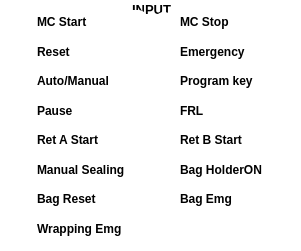
      <widget class="QGroupBox" name="Input_group">
       <property name="geometry">
        <rect>
         <x>1480</x>
         <y>270</y>
         <width>301</width>
         <height>251</height>
        </rect>
       </property>
       <property name="font">
        <font>
         <family>Arial</family>
         <pointsize>10</pointsize>
         <weight>75</weight>
         <bold>true</bold>
        </font>
       </property>
       <property name="styleSheet">
        <string notr="true">background-color: rgb(255, 255, 255);
border-radius: 10px;</string>
       </property>
       <property name="title">
        <string>INPUT</string>
       </property>
       <property name="alignment">
        <set>Qt::AlignCenter</set>
       </property>
       <layout class="QGridLayout" name="gridLayout_3">
        <property name="topMargin">
         <number>10</number>
        </property>
        <item row="4" column="0">
         <layout class="QHBoxLayout" name="horizontalLayout_18">
          <item>
           <widget class="QPushButton" name="bIPausePB">
            <property name="minimumSize">
             <size>
              <width>20</width>
              <height>20</height>
             </size>
            </property>
            <property name="maximumSize">
             <size>
              <width>20</width>
              <height>20</height>
             </size>
            </property>
            <property name="font">
             <font>
              <family>Arial</family>
              <pointsize>10</pointsize>
              <weight>75</weight>
              <bold>true</bold>
              <kerning>true</kerning>
             </font>
            </property>
            <property name="focusPolicy">
             <enum>Qt::NoFocus</enum>
            </property>
            <property name="toolTipDuration">
             <number>4</number>
            </property>
            <property name="text">
             <string/>
            </property>
            <property name="icon">
             <iconset resource="graphic.qrc">
              <normaloff>:/buttonImage/greenButton.png</normaloff>
              <disabledoff>:/buttonImage/redButton.png</disabledoff>
              <disabledon>:/buttonImage/redButton.png</disabledon>:/buttonImage/greenButton.png</iconset>
            </property>
            <property name="iconSize">
             <size>
              <width>20</width>
              <height>20</height>
             </size>
            </property>
            <property name="flat">
             <bool>true</bool>
            </property>
           </widget>
          </item>
          <item>
           <widget class="QLabel" name="bIPausePB_Label">
            <property name="font">
             <font>
              <family>Arial</family>
              <weight>75</weight>
              <bold>true</bold>
             </font>
            </property>
            <property name="text">
             <string>Pause</string>
            </property>
            <property name="alignment">
             <set>Qt::AlignLeading|Qt::AlignLeft|Qt::AlignVCenter</set>
            </property>
           </widget>
          </item>
         </layout>
        </item>
        <item row="4" column="1">
         <layout class="QHBoxLayout" name="horizontalLayout_21">
          <item>
           <widget class="QPushButton" name="bIPressureSwitch">
            <property name="minimumSize">
             <size>
              <width>20</width>
              <height>20</height>
             </size>
            </property>
            <property name="maximumSize">
             <size>
              <width>20</width>
              <height>20</height>
             </size>
            </property>
            <property name="font">
             <font>
              <family>Arial</family>
              <pointsize>10</pointsize>
              <weight>75</weight>
              <bold>true</bold>
              <kerning>true</kerning>
             </font>
            </property>
            <property name="focusPolicy">
             <enum>Qt::NoFocus</enum>
            </property>
            <property name="toolTipDuration">
             <number>4</number>
            </property>
            <property name="text">
             <string/>
            </property>
            <property name="icon">
             <iconset resource="graphic.qrc">
              <normaloff>:/buttonImage/greenButton.png</normaloff>
              <disabledoff>:/buttonImage/redButton.png</disabledoff>
              <disabledon>:/buttonImage/redButton.png</disabledon>:/buttonImage/greenButton.png</iconset>
            </property>
            <property name="iconSize">
             <size>
              <width>20</width>
              <height>20</height>
             </size>
            </property>
            <property name="flat">
             <bool>true</bool>
            </property>
           </widget>
          </item>
          <item>
           <widget class="QLabel" name="bIPressureSwitch_Label">
            <property name="font">
             <font>
              <family>Arial</family>
              <weight>75</weight>
              <bold>true</bold>
             </font>
            </property>
            <property name="text">
             <string>FRL</string>
            </property>
            <property name="alignment">
             <set>Qt::AlignLeading|Qt::AlignLeft|Qt::AlignVCenter</set>
            </property>
           </widget>
          </item>
         </layout>
        </item>
        <item row="7" column="0">
         <layout class="QHBoxLayout" name="horizontalLayout_34">
          <item>
           <widget class="QPushButton" name="bIBagResetPB">
            <property name="minimumSize">
             <size>
              <width>20</width>
              <height>20</height>
             </size>
            </property>
            <property name="maximumSize">
             <size>
              <width>20</width>
              <height>20</height>
             </size>
            </property>
            <property name="font">
             <font>
              <family>Arial</family>
              <pointsize>10</pointsize>
              <weight>75</weight>
              <bold>true</bold>
              <kerning>true</kerning>
             </font>
            </property>
            <property name="focusPolicy">
             <enum>Qt::NoFocus</enum>
            </property>
            <property name="toolTipDuration">
             <number>4</number>
            </property>
            <property name="text">
             <string/>
            </property>
            <property name="icon">
             <iconset resource="graphic.qrc">
              <normaloff>:/buttonImage/greenButton.png</normaloff>
              <disabledoff>:/buttonImage/redButton.png</disabledoff>
              <disabledon>:/buttonImage/redButton.png</disabledon>:/buttonImage/greenButton.png</iconset>
            </property>
            <property name="iconSize">
             <size>
              <width>20</width>
              <height>20</height>
             </size>
            </property>
            <property name="flat">
             <bool>true</bool>
            </property>
           </widget>
          </item>
          <item>
           <widget class="QLabel" name="bIManualSealingPB_Label_3">
            <property name="font">
             <font>
              <family>Arial</family>
              <weight>75</weight>
              <bold>true</bold>
             </font>
            </property>
            <property name="text">
             <string>Bag Reset</string>
            </property>
            <property name="alignment">
             <set>Qt::AlignLeading|Qt::AlignLeft|Qt::AlignVCenter</set>
            </property>
           </widget>
          </item>
         </layout>
        </item>
        <item row="2" column="0">
         <layout class="QHBoxLayout" name="horizontalLayout_20">
          <item>
           <widget class="QPushButton" name="bIResetPB">
            <property name="minimumSize">
             <size>
              <width>20</width>
              <height>20</height>
             </size>
            </property>
            <property name="maximumSize">
             <size>
              <width>20</width>
              <height>20</height>
             </size>
            </property>
            <property name="font">
             <font>
              <family>Arial</family>
              <pointsize>10</pointsize>
              <weight>75</weight>
              <bold>true</bold>
              <kerning>true</kerning>
             </font>
            </property>
            <property name="focusPolicy">
             <enum>Qt::NoFocus</enum>
            </property>
            <property name="toolTipDuration">
             <number>4</number>
            </property>
            <property name="text">
             <string/>
            </property>
            <property name="icon">
             <iconset resource="graphic.qrc">
              <normaloff>:/buttonImage/greenButton.png</normaloff>
              <disabledoff>:/buttonImage/redButton.png</disabledoff>
              <disabledon>:/buttonImage/redButton.png</disabledon>:/buttonImage/greenButton.png</iconset>
            </property>
            <property name="iconSize">
             <size>
              <width>20</width>
              <height>20</height>
             </size>
            </property>
            <property name="flat">
             <bool>true</bool>
            </property>
           </widget>
          </item>
          <item>
           <widget class="QLabel" name="bIResetPB_Label">
            <property name="font">
             <font>
              <family>Arial</family>
              <weight>75</weight>
              <bold>true</bold>
             </font>
            </property>
            <property name="text">
             <string>Reset</string>
            </property>
            <property name="alignment">
             <set>Qt::AlignLeading|Qt::AlignLeft|Qt::AlignVCenter</set>
            </property>
           </widget>
          </item>
         </layout>
        </item>
        <item row="7" column="1">
         <layout class="QHBoxLayout" name="horizontalLayout_35">
          <item>
           <widget class="QPushButton" name="bIBagEmergencyPB">
            <property name="minimumSize">
             <size>
              <width>20</width>
              <height>20</height>
             </size>
            </property>
            <property name="maximumSize">
             <size>
              <width>20</width>
              <height>20</height>
             </size>
            </property>
            <property name="font">
             <font>
              <family>Arial</family>
              <pointsize>10</pointsize>
              <weight>75</weight>
              <bold>true</bold>
              <kerning>true</kerning>
             </font>
            </property>
            <property name="focusPolicy">
             <enum>Qt::NoFocus</enum>
            </property>
            <property name="toolTipDuration">
             <number>4</number>
            </property>
            <property name="text">
             <string/>
            </property>
            <property name="icon">
             <iconset resource="graphic.qrc">
              <normaloff>:/buttonImage/greenButton.png</normaloff>
              <disabledoff>:/buttonImage/redButton.png</disabledoff>
              <disabledon>:/buttonImage/redButton.png</disabledon>:/buttonImage/greenButton.png</iconset>
            </property>
            <property name="iconSize">
             <size>
              <width>20</width>
              <height>20</height>
             </size>
            </property>
            <property name="flat">
             <bool>true</bool>
            </property>
           </widget>
          </item>
          <item>
           <widget class="QLabel" name="bIBag_2">
            <property name="font">
             <font>
              <family>Arial</family>
              <weight>75</weight>
              <bold>true</bold>
             </font>
            </property>
            <property name="text">
             <string>Bag Emg</string>
            </property>
            <property name="alignment">
             <set>Qt::AlignLeading|Qt::AlignLeft|Qt::AlignVCenter</set>
            </property>
           </widget>
          </item>
         </layout>
        </item>
        <item row="5" column="0">
         <layout class="QHBoxLayout" name="horizontalLayout_11">
          <item>
           <widget class="QPushButton" name="bIRetA_StartPB">
            <property name="minimumSize">
             <size>
              <width>20</width>
              <height>20</height>
             </size>
            </property>
            <property name="maximumSize">
             <size>
              <width>20</width>
              <height>20</height>
             </size>
            </property>
            <property name="font">
             <font>
              <family>Arial</family>
              <pointsize>10</pointsize>
              <weight>75</weight>
              <bold>true</bold>
              <kerning>true</kerning>
             </font>
            </property>
            <property name="focusPolicy">
             <enum>Qt::NoFocus</enum>
            </property>
            <property name="toolTipDuration">
             <number>4</number>
            </property>
            <property name="text">
             <string/>
            </property>
            <property name="icon">
             <iconset resource="graphic.qrc">
              <normaloff>:/buttonImage/greenButton.png</normaloff>
              <disabledoff>:/buttonImage/redButton.png</disabledoff>
              <disabledon>:/buttonImage/redButton.png</disabledon>:/buttonImage/greenButton.png</iconset>
            </property>
            <property name="iconSize">
             <size>
              <width>20</width>
              <height>20</height>
             </size>
            </property>
            <property name="flat">
             <bool>true</bool>
            </property>
           </widget>
          </item>
          <item>
           <widget class="QLabel" name="bIRetA_StartPB_Label">
            <property name="font">
             <font>
              <family>Arial</family>
              <weight>75</weight>
              <bold>true</bold>
             </font>
            </property>
            <property name="text">
             <string>Ret A Start</string>
            </property>
            <property name="alignment">
             <set>Qt::AlignLeading|Qt::AlignLeft|Qt::AlignVCenter</set>
            </property>
           </widget>
          </item>
         </layout>
        </item>
        <item row="1" column="0">
         <layout class="QHBoxLayout" name="horizontalLayout_16">
          <item>
           <widget class="QPushButton" name="bIStartPB">
            <property name="minimumSize">
             <size>
              <width>20</width>
              <height>20</height>
             </size>
            </property>
            <property name="maximumSize">
             <size>
              <width>20</width>
              <height>20</height>
             </size>
            </property>
            <property name="font">
             <font>
              <family>Arial</family>
              <pointsize>10</pointsize>
              <weight>75</weight>
              <bold>true</bold>
              <kerning>true</kerning>
             </font>
            </property>
            <property name="focusPolicy">
             <enum>Qt::NoFocus</enum>
            </property>
            <property name="toolTipDuration">
             <number>4</number>
            </property>
            <property name="text">
             <string/>
            </property>
            <property name="icon">
             <iconset resource="graphic.qrc">
              <normaloff>:/buttonImage/greenButton.png</normaloff>
              <disabledoff>:/buttonImage/redButton.png</disabledoff>
              <disabledon>:/buttonImage/redButton.png</disabledon>:/buttonImage/greenButton.png</iconset>
            </property>
            <property name="iconSize">
             <size>
              <width>20</width>
              <height>20</height>
             </size>
            </property>
            <property name="flat">
             <bool>true</bool>
            </property>
           </widget>
          </item>
          <item>
           <widget class="QLabel" name="bIStartPB_Label">
            <property name="font">
             <font>
              <family>Arial</family>
              <weight>75</weight>
              <bold>true</bold>
             </font>
            </property>
            <property name="text">
             <string>MC Start</string>
            </property>
            <property name="alignment">
             <set>Qt::AlignLeading|Qt::AlignLeft|Qt::AlignVCenter</set>
            </property>
           </widget>
          </item>
         </layout>
        </item>
        <item row="3" column="0">
         <layout class="QHBoxLayout" name="horizontalLayout_9">
          <item>
           <widget class="QPushButton" name="bIAutoManualSwitch">
            <property name="minimumSize">
             <size>
              <width>20</width>
              <height>20</height>
             </size>
            </property>
            <property name="maximumSize">
             <size>
              <width>20</width>
              <height>20</height>
             </size>
            </property>
            <property name="font">
             <font>
              <family>Arial</family>
              <pointsize>10</pointsize>
              <weight>75</weight>
              <bold>true</bold>
              <kerning>true</kerning>
             </font>
            </property>
            <property name="focusPolicy">
             <enum>Qt::NoFocus</enum>
            </property>
            <property name="toolTipDuration">
             <number>4</number>
            </property>
            <property name="text">
             <string/>
            </property>
            <property name="icon">
             <iconset resource="graphic.qrc">
              <normaloff>:/buttonImage/greenButton.png</normaloff>
              <disabledoff>:/buttonImage/redButton.png</disabledoff>
              <disabledon>:/buttonImage/redButton.png</disabledon>:/buttonImage/greenButton.png</iconset>
            </property>
            <property name="iconSize">
             <size>
              <width>20</width>
              <height>20</height>
             </size>
            </property>
            <property name="flat">
             <bool>true</bool>
            </property>
           </widget>
          </item>
          <item>
           <widget class="QLabel" name="bIAutoManualSwitch_Label">
            <property name="font">
             <font>
              <family>Arial</family>
              <weight>75</weight>
              <bold>true</bold>
             </font>
            </property>
            <property name="text">
             <string>Auto/Manual</string>
            </property>
            <property name="alignment">
             <set>Qt::AlignLeading|Qt::AlignLeft|Qt::AlignVCenter</set>
            </property>
           </widget>
          </item>
         </layout>
        </item>
        <item row="5" column="1">
         <layout class="QHBoxLayout" name="horizontalLayout_33">
          <item>
           <widget class="QPushButton" name="bIRetB_StartPB">
            <property name="minimumSize">
             <size>
              <width>20</width>
              <height>20</height>
             </size>
            </property>
            <property name="maximumSize">
             <size>
              <width>20</width>
              <height>20</height>
             </size>
            </property>
            <property name="font">
             <font>
              <family>Arial</family>
              <pointsize>10</pointsize>
              <weight>75</weight>
              <bold>true</bold>
              <kerning>true</kerning>
             </font>
            </property>
            <property name="focusPolicy">
             <enum>Qt::NoFocus</enum>
            </property>
            <property name="toolTipDuration">
             <number>4</number>
            </property>
            <property name="text">
             <string/>
            </property>
            <property name="icon">
             <iconset resource="graphic.qrc">
              <normaloff>:/buttonImage/greenButton.png</normaloff>
              <disabledoff>:/buttonImage/redButton.png</disabledoff>
              <disabledon>:/buttonImage/redButton.png</disabledon>:/buttonImage/greenButton.png</iconset>
            </property>
            <property name="iconSize">
             <size>
              <width>20</width>
              <height>20</height>
             </size>
            </property>
            <property name="flat">
             <bool>true</bool>
            </property>
           </widget>
          </item>
          <item>
           <widget class="QLabel" name="bIRetB_StartPB_Label_3">
            <property name="font">
             <font>
              <family>Arial</family>
              <weight>75</weight>
              <bold>true</bold>
             </font>
            </property>
            <property name="text">
             <string>Ret B Start</string>
            </property>
            <property name="alignment">
             <set>Qt::AlignLeading|Qt::AlignLeft|Qt::AlignVCenter</set>
            </property>
           </widget>
          </item>
         </layout>
        </item>
        <item row="6" column="0">
         <layout class="QHBoxLayout" name="horizontalLayout_17">
          <item>
           <widget class="QPushButton" name="bIManualSealingPB">
            <property name="minimumSize">
             <size>
              <width>20</width>
              <height>20</height>
             </size>
            </property>
            <property name="maximumSize">
             <size>
              <width>20</width>
              <height>20</height>
             </size>
            </property>
            <property name="font">
             <font>
              <family>Arial</family>
              <pointsize>10</pointsize>
              <weight>75</weight>
              <bold>true</bold>
              <kerning>true</kerning>
             </font>
            </property>
            <property name="focusPolicy">
             <enum>Qt::NoFocus</enum>
            </property>
            <property name="toolTipDuration">
             <number>4</number>
            </property>
            <property name="text">
             <string/>
            </property>
            <property name="icon">
             <iconset resource="graphic.qrc">
              <normaloff>:/buttonImage/greenButton.png</normaloff>
              <disabledoff>:/buttonImage/redButton.png</disabledoff>
              <disabledon>:/buttonImage/redButton.png</disabledon>:/buttonImage/greenButton.png</iconset>
            </property>
            <property name="iconSize">
             <size>
              <width>20</width>
              <height>20</height>
             </size>
            </property>
            <property name="flat">
             <bool>true</bool>
            </property>
           </widget>
          </item>
          <item>
           <widget class="QLabel" name="bIManualSealingPB_Label">
            <property name="font">
             <font>
              <family>Arial</family>
              <weight>75</weight>
              <bold>true</bold>
             </font>
            </property>
            <property name="text">
             <string>Manual Sealing</string>
            </property>
            <property name="alignment">
             <set>Qt::AlignLeading|Qt::AlignLeft|Qt::AlignVCenter</set>
            </property>
           </widget>
          </item>
         </layout>
        </item>
        <item row="2" column="1">
         <layout class="QHBoxLayout" name="horizontalLayout_8">
          <item>
           <widget class="QPushButton" name="bIEmergencyPB">
            <property name="minimumSize">
             <size>
              <width>20</width>
              <height>20</height>
             </size>
            </property>
            <property name="maximumSize">
             <size>
              <width>20</width>
              <height>20</height>
             </size>
            </property>
            <property name="font">
             <font>
              <family>Arial</family>
              <pointsize>10</pointsize>
              <weight>75</weight>
              <bold>true</bold>
              <kerning>true</kerning>
             </font>
            </property>
            <property name="focusPolicy">
             <enum>Qt::NoFocus</enum>
            </property>
            <property name="toolTipDuration">
             <number>4</number>
            </property>
            <property name="text">
             <string/>
            </property>
            <property name="icon">
             <iconset resource="graphic.qrc">
              <normaloff>:/buttonImage/greenButton.png</normaloff>
              <disabledoff>:/buttonImage/redButton.png</disabledoff>
              <disabledon>:/buttonImage/redButton.png</disabledon>:/buttonImage/greenButton.png</iconset>
            </property>
            <property name="iconSize">
             <size>
              <width>20</width>
              <height>20</height>
             </size>
            </property>
            <property name="flat">
             <bool>true</bool>
            </property>
           </widget>
          </item>
          <item>
           <widget class="QLabel" name="bIEmergencyPB_Label">
            <property name="font">
             <font>
              <weight>75</weight>
              <bold>true</bold>
             </font>
            </property>
            <property name="text">
             <string>Emergency</string>
            </property>
            <property name="alignment">
             <set>Qt::AlignLeading|Qt::AlignLeft|Qt::AlignVCenter</set>
            </property>
           </widget>
          </item>
         </layout>
        </item>
        <item row="3" column="1">
         <layout class="QHBoxLayout" name="horizontalLayout_10">
          <item>
           <widget class="QPushButton" name="bIProgramKeySwitch">
            <property name="minimumSize">
             <size>
              <width>20</width>
              <height>20</height>
             </size>
            </property>
            <property name="maximumSize">
             <size>
              <width>20</width>
              <height>20</height>
             </size>
            </property>
            <property name="font">
             <font>
              <family>Arial</family>
              <pointsize>10</pointsize>
              <weight>75</weight>
              <bold>true</bold>
              <kerning>true</kerning>
             </font>
            </property>
            <property name="focusPolicy">
             <enum>Qt::NoFocus</enum>
            </property>
            <property name="toolTipDuration">
             <number>4</number>
            </property>
            <property name="text">
             <string/>
            </property>
            <property name="icon">
             <iconset resource="graphic.qrc">
              <normaloff>:/buttonImage/greenButton.png</normaloff>
              <disabledoff>:/buttonImage/redButton.png</disabledoff>
              <disabledon>:/buttonImage/redButton.png</disabledon>:/buttonImage/greenButton.png</iconset>
            </property>
            <property name="iconSize">
             <size>
              <width>20</width>
              <height>20</height>
             </size>
            </property>
            <property name="flat">
             <bool>true</bool>
            </property>
           </widget>
          </item>
          <item>
           <widget class="QLabel" name="bIProgramKeySwitch_Label">
            <property name="font">
             <font>
              <family>Arial</family>
              <weight>75</weight>
              <bold>true</bold>
             </font>
            </property>
            <property name="text">
             <string>Program key</string>
            </property>
            <property name="alignment">
             <set>Qt::AlignLeading|Qt::AlignLeft|Qt::AlignVCenter</set>
            </property>
           </widget>
          </item>
         </layout>
        </item>
        <item row="6" column="1">
         <layout class="QHBoxLayout" name="horizontalLayout_12">
          <item>
           <widget class="QPushButton" name="bIBagHolderOn">
            <property name="minimumSize">
             <size>
              <width>20</width>
              <height>20</height>
             </size>
            </property>
            <property name="maximumSize">
             <size>
              <width>20</width>
              <height>20</height>
             </size>
            </property>
            <property name="font">
             <font>
              <family>Arial</family>
              <pointsize>10</pointsize>
              <weight>75</weight>
              <bold>true</bold>
              <kerning>true</kerning>
             </font>
            </property>
            <property name="focusPolicy">
             <enum>Qt::NoFocus</enum>
            </property>
            <property name="toolTipDuration">
             <number>4</number>
            </property>
            <property name="text">
             <string/>
            </property>
            <property name="icon">
             <iconset resource="graphic.qrc">
              <normaloff>:/buttonImage/greenButton.png</normaloff>
              <disabledoff>:/buttonImage/redButton.png</disabledoff>
              <disabledon>:/buttonImage/redButton.png</disabledon>:/buttonImage/greenButton.png</iconset>
            </property>
            <property name="iconSize">
             <size>
              <width>20</width>
              <height>20</height>
             </size>
            </property>
            <property name="flat">
             <bool>true</bool>
            </property>
           </widget>
          </item>
          <item>
           <widget class="QLabel" name="bIBag">
            <property name="font">
             <font>
              <family>Arial</family>
              <weight>75</weight>
              <bold>true</bold>
             </font>
            </property>
            <property name="text">
             <string>Bag HolderON</string>
            </property>
            <property name="alignment">
             <set>Qt::AlignLeading|Qt::AlignLeft|Qt::AlignVCenter</set>
            </property>
           </widget>
          </item>
         </layout>
        </item>
        <item row="1" column="1">
         <layout class="QHBoxLayout" name="horizontalLayout_14">
          <item>
           <widget class="QPushButton" name="bIStopPB">
            <property name="minimumSize">
             <size>
              <width>20</width>
              <height>20</height>
             </size>
            </property>
            <property name="maximumSize">
             <size>
              <width>20</width>
              <height>20</height>
             </size>
            </property>
            <property name="font">
             <font>
              <family>Arial</family>
              <pointsize>10</pointsize>
              <weight>75</weight>
              <bold>true</bold>
              <kerning>true</kerning>
             </font>
            </property>
            <property name="focusPolicy">
             <enum>Qt::NoFocus</enum>
            </property>
            <property name="toolTipDuration">
             <number>4</number>
            </property>
            <property name="text">
             <string/>
            </property>
            <property name="icon">
             <iconset resource="graphic.qrc">
              <normaloff>:/buttonImage/greenButton.png</normaloff>
              <disabledoff>:/buttonImage/redButton.png</disabledoff>
              <disabledon>:/buttonImage/redButton.png</disabledon>:/buttonImage/greenButton.png</iconset>
            </property>
            <property name="iconSize">
             <size>
              <width>20</width>
              <height>20</height>
             </size>
            </property>
            <property name="flat">
             <bool>true</bool>
            </property>
           </widget>
          </item>
          <item>
           <widget class="QLabel" name="bIStopPB_Label">
            <property name="font">
             <font>
              <family>Arial</family>
              <weight>75</weight>
              <bold>true</bold>
             </font>
            </property>
            <property name="text">
             <string>MC Stop</string>
            </property>
            <property name="alignment">
             <set>Qt::AlignLeading|Qt::AlignLeft|Qt::AlignVCenter</set>
            </property>
           </widget>
          </item>
         </layout>
        </item>
        <item row="8" column="0">
         <layout class="QHBoxLayout" name="horizontalLayout_36">
          <item>
           <widget class="QPushButton" name="bIWrappingEmergencyPB">
            <property name="minimumSize">
             <size>
              <width>20</width>
              <height>20</height>
             </size>
            </property>
            <property name="maximumSize">
             <size>
              <width>20</width>
              <height>20</height>
             </size>
            </property>
            <property name="font">
             <font>
              <family>Arial</family>
              <pointsize>10</pointsize>
              <weight>75</weight>
              <bold>true</bold>
              <kerning>true</kerning>
             </font>
            </property>
            <property name="focusPolicy">
             <enum>Qt::NoFocus</enum>
            </property>
            <property name="toolTipDuration">
             <number>4</number>
            </property>
            <property name="text">
             <string/>
            </property>
            <property name="icon">
             <iconset resource="graphic.qrc">
              <normaloff>:/buttonImage/greenButton.png</normaloff>
              <disabledoff>:/buttonImage/redButton.png</disabledoff>
              <disabledon>:/buttonImage/redButton.png</disabledon>:/buttonImage/greenButton.png</iconset>
            </property>
            <property name="iconSize">
             <size>
              <width>20</width>
              <height>20</height>
             </size>
            </property>
            <property name="flat">
             <bool>true</bool>
            </property>
           </widget>
          </item>
          <item>
           <widget class="QLabel" name="bIManualSealingPB_Label_4">
            <property name="font">
             <font>
              <family>Arial</family>
              <weight>75</weight>
              <bold>true</bold>
             </font>
            </property>
            <property name="text">
             <string>Wrapping Emg</string>
            </property>
            <property name="alignment">
             <set>Qt::AlignLeading|Qt::AlignLeft|Qt::AlignVCenter</set>
            </property>
           </widget>
          </item>
         </layout>
        </item>
       </layout>
      </widget>
